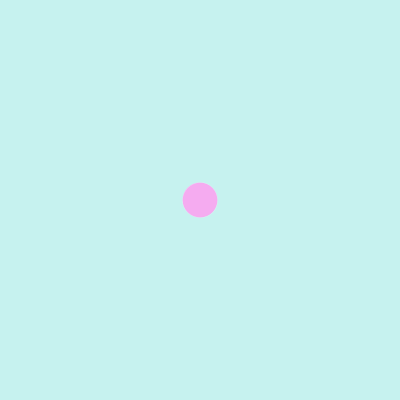
Frame 1 (no input)
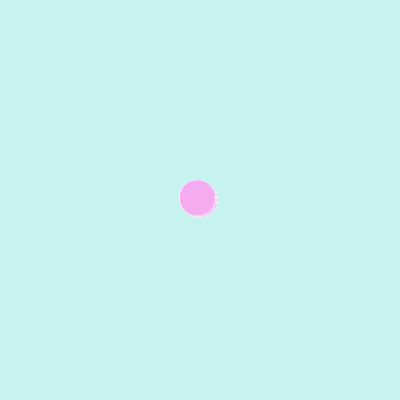
Frame 60 (the mouse pressed at the canvas centre just before this capture)
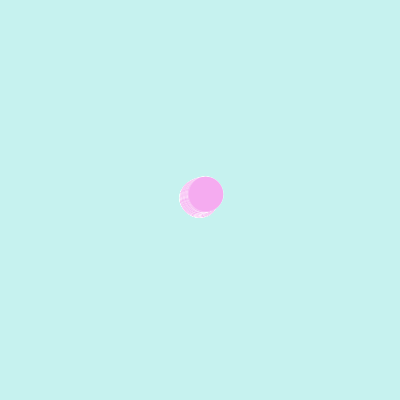
Frame 120 (the mouse held since frame 60 and released just before this capture)

The Processing sketch that drew these frames (run headless with seeded random() and noise(); from frame 60 on, the mouse is pressed at the canvas centre):

// Processing sketch: processing_142156
// ── processing_142156.pde




float angle = 137.5;
float k = 1;
float Y;
float X;
float xnoise = 10;
float ynoise = 4;
 
void setup() {
  size(400,400);
  background(198,242,239);
  smooth();

   
}
 
void draw() {
  
  translate(width/2,height/2);
 for(int i = 0; i<6; i++) {
   k+=i;


   // float rad = radians(angle);
    X = k*i*1/10*(cos(noise(ynoise)*angle));
    Y = k*i*1/10*(sin(noise(xnoise)*angle));


 strokeWeight(.01);
 stroke(255);
  fill(245,171,240); 
    ellipse(X/150,Y/150,7*i,7*i);
   
    angle+=0.01;
  }
 
}
